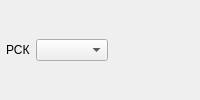
        <widget class="QWidget" name="pnlMainAPMKBWidgets" native="true">
         <layout class="QHBoxLayout" name="horizontalLayout_10">
          <property name="margin">
           <number>0</number>
          </property>
          <item>
           <widget class="QWidget" name="pnlAPMKBWidgets" native="true">
            <property name="sizePolicy">
             <sizepolicy hsizetype="Preferred" vsizetype="Preferred">
              <horstretch>0</horstretch>
              <verstretch>0</verstretch>
             </sizepolicy>
            </property>
            <layout class="QHBoxLayout" name="horizontalLayout_9">
             <property name="margin">
              <number>0</number>
             </property>
            </layout>
           </widget>
          </item>
          <item>
           <widget class="QLabel" name="lblAPMKBExSubclass">
            <property name="sizePolicy">
             <sizepolicy hsizetype="Maximum" vsizetype="Preferred">
              <horstretch>0</horstretch>
              <verstretch>0</verstretch>
             </sizepolicy>
            </property>
            <property name="text">
             <string>РСК</string>
            </property>
            <property name="buddy">
             <cstring>cmbAPMKBExSubclass</cstring>
            </property>
           </widget>
          </item>
          <item>
           <widget class="CMKBExSubclassComboBox" name="cmbAPMKBExSubclass">
            <property name="sizePolicy">
             <sizepolicy hsizetype="Maximum" vsizetype="Fixed">
              <horstretch>0</horstretch>
              <verstretch>0</verstretch>
             </sizepolicy>
            </property>
            <property name="sizeAdjustPolicy">
             <enum>QComboBox::AdjustToContents</enum>
            </property>
           </widget>
          </item>
          <item>
           <widget class="QLabel" name="lblAPMKBText">
            <property name="sizePolicy">
             <sizepolicy hsizetype="Expanding" vsizetype="Preferred">
              <horstretch>0</horstretch>
              <verstretch>0</verstretch>
             </sizepolicy>
            </property>
            <property name="text">
             <string/>
            </property>
            <property name="wordWrap">
             <bool>true</bool>
            </property>
           </widget>
          </item>
         </layout>
        </widget>
